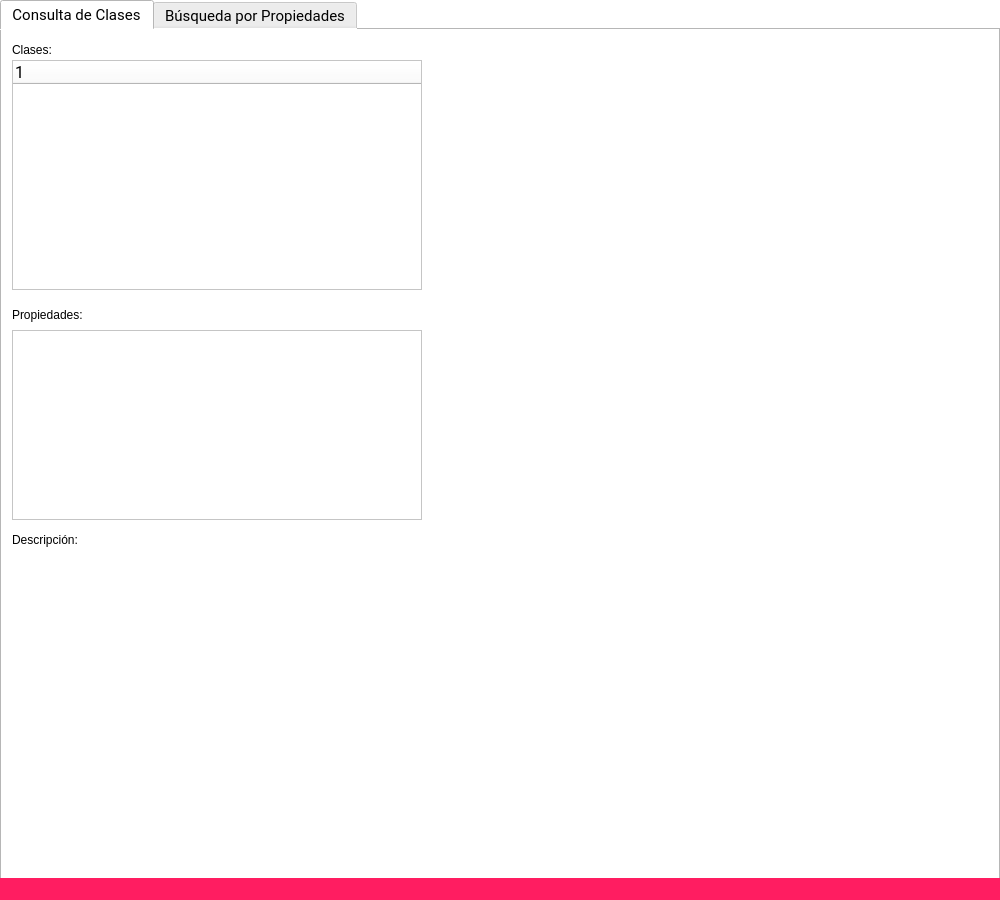
<?xml version="1.0" encoding="UTF-8"?>
<ui version="4.0">
 <class>MainWindow</class>
 <widget class="QMainWindow" name="MainWindow">
  <property name="geometry">
   <rect>
    <x>0</x>
    <y>0</y>
    <width>1000</width>
    <height>900</height>
   </rect>
  </property>
  <property name="palette">
   <palette>
    <active>
     <colorrole role="Button">
      <brush brushstyle="SolidPattern">
       <color alpha="255">
        <red>255</red>
        <green>29</green>
        <blue>97</blue>
       </color>
      </brush>
     </colorrole>
     <colorrole role="Base">
      <brush brushstyle="SolidPattern">
       <color alpha="255">
        <red>255</red>
        <green>29</green>
        <blue>97</blue>
       </color>
      </brush>
     </colorrole>
     <colorrole role="Window">
      <brush brushstyle="SolidPattern">
       <color alpha="255">
        <red>255</red>
        <green>29</green>
        <blue>97</blue>
       </color>
      </brush>
     </colorrole>
     <colorrole role="Link">
      <brush brushstyle="SolidPattern">
       <color alpha="255">
        <red>255</red>
        <green>29</green>
        <blue>97</blue>
       </color>
      </brush>
     </colorrole>
     <colorrole role="LinkVisited">
      <brush brushstyle="SolidPattern">
       <color alpha="255">
        <red>255</red>
        <green>29</green>
        <blue>97</blue>
       </color>
      </brush>
     </colorrole>
    </active>
    <inactive>
     <colorrole role="Button">
      <brush brushstyle="SolidPattern">
       <color alpha="255">
        <red>255</red>
        <green>29</green>
        <blue>97</blue>
       </color>
      </brush>
     </colorrole>
     <colorrole role="Base">
      <brush brushstyle="SolidPattern">
       <color alpha="255">
        <red>255</red>
        <green>29</green>
        <blue>97</blue>
       </color>
      </brush>
     </colorrole>
     <colorrole role="Window">
      <brush brushstyle="SolidPattern">
       <color alpha="255">
        <red>255</red>
        <green>29</green>
        <blue>97</blue>
       </color>
      </brush>
     </colorrole>
     <colorrole role="Link">
      <brush brushstyle="SolidPattern">
       <color alpha="255">
        <red>138</red>
        <green>180</green>
        <blue>248</blue>
       </color>
      </brush>
     </colorrole>
     <colorrole role="LinkVisited">
      <brush brushstyle="SolidPattern">
       <color alpha="255">
        <red>197</red>
        <green>138</green>
        <blue>249</blue>
       </color>
      </brush>
     </colorrole>
    </inactive>
    <disabled>
     <colorrole role="Button">
      <brush brushstyle="SolidPattern">
       <color alpha="255">
        <red>255</red>
        <green>29</green>
        <blue>97</blue>
       </color>
      </brush>
     </colorrole>
     <colorrole role="Base">
      <brush brushstyle="SolidPattern">
       <color alpha="255">
        <red>255</red>
        <green>29</green>
        <blue>97</blue>
       </color>
      </brush>
     </colorrole>
     <colorrole role="Window">
      <brush brushstyle="SolidPattern">
       <color alpha="255">
        <red>255</red>
        <green>29</green>
        <blue>97</blue>
       </color>
      </brush>
     </colorrole>
     <colorrole role="Link">
      <brush brushstyle="SolidPattern">
       <color alpha="255">
        <red>138</red>
        <green>180</green>
        <blue>248</blue>
       </color>
      </brush>
     </colorrole>
     <colorrole role="LinkVisited">
      <brush brushstyle="SolidPattern">
       <color alpha="255">
        <red>197</red>
        <green>138</green>
        <blue>249</blue>
       </color>
      </brush>
     </colorrole>
    </disabled>
   </palette>
  </property>
  <property name="mouseTracking">
   <bool>false</bool>
  </property>
  <property name="windowTitle">
   <string>Pokédex</string>
  </property>
  <property name="windowIcon">
   <iconset>
    <normaloff>img/Poke.png</normaloff>img/Poke.png</iconset>
  </property>
  <property name="styleSheet">
   <string notr="true">background-color: rgb(255, 29, 97);</string>
  </property>
  <widget class="QWidget" name="centralwidget">
   <property name="styleSheet">
    <string notr="true">background-color: rgb(255, 255, 255);</string>
   </property>
   <widget class="QTabWidget" name="tabWidget">
    <property name="geometry">
     <rect>
      <x>0</x>
      <y>0</y>
      <width>1000</width>
      <height>900</height>
     </rect>
    </property>
    <property name="font">
     <font>
      <family>Roboto</family>
      <pointsize>11</pointsize>
      <italic>false</italic>
      <bold>false</bold>
     </font>
    </property>
    <property name="styleSheet">
     <string notr="true">background-color: rgb(255, 255, 255);
font: 500 11pt &quot;Roboto&quot;;
color: rgb(0, 0, 0);</string>
    </property>
    <property name="currentIndex">
     <number>0</number>
    </property>
    <widget class="QWidget" name="tab_1">
     <attribute name="icon">
      <iconset>
       <normaloff>img/Poke.png</normaloff>img/Poke.png</iconset>
     </attribute>
     <attribute name="title">
      <string>Consulta de Clases</string>
     </attribute>
     <widget class="QLabel" name="label">
      <property name="geometry">
       <rect>
        <x>10</x>
        <y>10</y>
        <width>51</width>
        <height>20</height>
       </rect>
      </property>
      <property name="styleSheet">
       <string notr="true">font: 900 11pt &quot;Roboto&quot;;
color: rgb(0, 0, 0);</string>
      </property>
      <property name="text">
       <string>Clases:</string>
      </property>
     </widget>
     <widget class="QLabel" name="imagen">
      <property name="geometry">
       <rect>
        <x>480</x>
        <y>30</y>
        <width>480</width>
        <height>590</height>
       </rect>
      </property>
      <property name="text">
       <string/>
      </property>
     </widget>
     <widget class="QLabel" name="label_2">
      <property name="geometry">
       <rect>
        <x>10</x>
        <y>275</y>
        <width>91</width>
        <height>20</height>
       </rect>
      </property>
      <property name="styleSheet">
       <string notr="true">font: 900 11pt &quot;Roboto&quot;;
color: rgb(0, 0, 0);</string>
      </property>
      <property name="text">
       <string>Propiedades:</string>
      </property>
     </widget>
     <widget class="QFrame" name="frame">
      <property name="geometry">
       <rect>
        <x>10</x>
        <y>300</y>
        <width>410</width>
        <height>190</height>
       </rect>
      </property>
      <property name="font">
       <font>
        <family>Roboto</family>
        <pointsize>11</pointsize>
        <italic>false</italic>
        <bold>false</bold>
       </font>
      </property>
      <property name="frameShape">
       <enum>QFrame::StyledPanel</enum>
      </property>
      <property name="frameShadow">
       <enum>QFrame::Raised</enum>
      </property>
      <widget class="QLabel" name="propiedades">
       <property name="geometry">
        <rect>
         <x>10</x>
         <y>10</y>
         <width>390</width>
         <height>170</height>
        </rect>
       </property>
       <property name="font">
        <font>
         <family>Roboto</family>
         <pointsize>11</pointsize>
         <italic>false</italic>
         <bold>false</bold>
         <kerning>true</kerning>
        </font>
       </property>
       <property name="styleSheet">
        <string notr="true"/>
       </property>
       <property name="text">
        <string/>
       </property>
      </widget>
     </widget>
     <widget class="QLabel" name="label_4">
      <property name="geometry">
       <rect>
        <x>10</x>
        <y>500</y>
        <width>91</width>
        <height>20</height>
       </rect>
      </property>
      <property name="styleSheet">
       <string notr="true">font: 900 11pt &quot;Roboto&quot;;
color: rgb(0, 0, 0);</string>
      </property>
      <property name="text">
       <string>Descripción:</string>
      </property>
     </widget>
     <widget class="QFrame" name="frame_2">
      <property name="geometry">
       <rect>
        <x>10</x>
        <y>530</y>
        <width>410</width>
        <height>90</height>
       </rect>
      </property>
      <property name="frameShape">
       <enum>QFrame::StyledPanel</enum>
      </property>
      <property name="frameShadow">
       <enum>QFrame::Raised</enum>
      </property>
      <widget class="QLabel" name="descripcion">
       <property name="geometry">
        <rect>
         <x>0</x>
         <y>-10</y>
         <width>411</width>
         <height>101</height>
        </rect>
       </property>
       <property name="font">
        <font>
         <family>Roboto</family>
         <pointsize>11</pointsize>
         <italic>false</italic>
         <bold>false</bold>
        </font>
       </property>
       <property name="text">
        <string/>
       </property>
      </widget>
     </widget>
     <widget class="QTreeWidget" name="tree_clases">
      <property name="geometry">
       <rect>
        <x>10</x>
        <y>30</y>
        <width>410</width>
        <height>230</height>
       </rect>
      </property>
      <property name="font">
       <font>
        <family>Roboto</family>
        <pointsize>12</pointsize>
        <italic>false</italic>
        <bold>false</bold>
       </font>
      </property>
      <property name="styleSheet">
       <string notr="true">color: rgb(0, 0, 0);
background-color: rgb(206, 253, 255);
font: 12pt &quot;Roboto&quot;;
border-radius: 5px;  
    QTreeWidget::item:pressed {
        padding-top: 17px;  /* Desplazamiento hacia abajo al presionar */
        
	background-color: rgb(224, 27, 36);
    }

</string>
      </property>
      <property name="selectionBehavior">
       <enum>QAbstractItemView::SelectRows</enum>
      </property>
      <property name="animated">
       <bool>true</bool>
      </property>
      <column>
       <property name="text">
        <string notr="true">1</string>
       </property>
      </column>
     </widget>
    </widget>
    <widget class="QWidget" name="tab_2">
     <attribute name="icon">
      <iconset>
       <normaloff>img/Poke.png</normaloff>img/Poke.png</iconset>
     </attribute>
     <attribute name="title">
      <string>Búsqueda por Propiedades</string>
     </attribute>
     <widget class="QListWidget" name="listPropiedades">
      <property name="geometry">
       <rect>
        <x>10</x>
        <y>30</y>
        <width>480</width>
        <height>700</height>
       </rect>
      </property>
      <property name="styleSheet">
       <string notr="true">background-color: rgb(206, 253, 255);
font: 500 15pt &quot;Roboto&quot;;
border-radius: 5px</string>
      </property>
     </widget>
     <widget class="QLabel" name="todasclases">
      <property name="geometry">
       <rect>
        <x>530</x>
        <y>0</y>
        <width>450</width>
        <height>700</height>
       </rect>
      </property>
      <property name="styleSheet">
       <string notr="true">font: 300 14pt &quot;Roboto&quot;;
color: rgb(0, 0, 0);
border-radius:5px; 
padding: 20px; 
</string>
      </property>
      <property name="text">
       <string/>
      </property>
      <property name="scaledContents">
       <bool>true</bool>
      </property>
     </widget>
    </widget>
   </widget>
  </widget>
  <widget class="QMenuBar" name="menubar">
   <property name="geometry">
    <rect>
     <x>0</x>
     <y>0</y>
     <width>1000</width>
     <height>25</height>
    </rect>
   </property>
  </widget>
  <widget class="QStatusBar" name="statusbar"/>
 </widget>
 <resources/>
 <connections/>
</ui>
